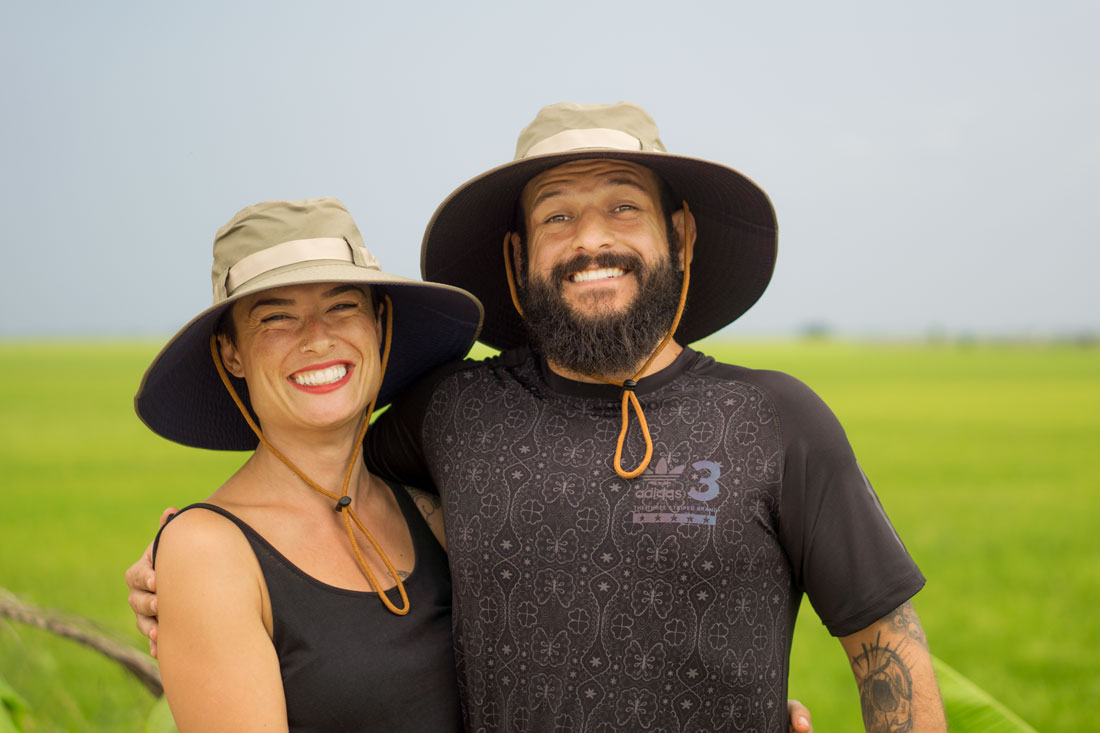
#> input picture openCV/img/PaoyLeo.jpg, 1100 x 733 px, found by its file name
$ python Project_01_OpenCV_20200203224628.py
#> lines starting #> are read from the running program, lines starting #| are printed output that depends on the picture
import cv2

img = cv2.imread("img/PaoyLeo.jpg", 1)
#> img is the input picture: shape (733, 1100, 3); mean B, G, R 113.6, 143.4, 147.5

resized = cv2.resize(img, (int(img.shape[1]/2), int(img.shape[0]*2)))
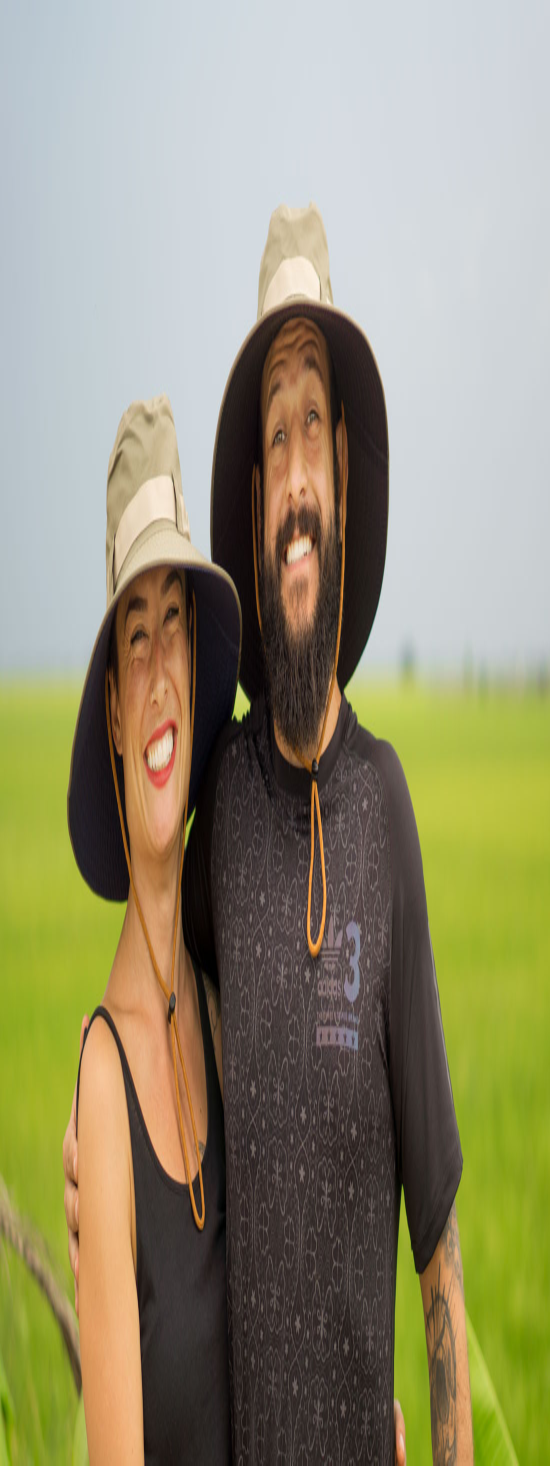
#> resized: shape (1466, 550, 3); mean B, G, R 113.6, 143.4, 147.5

cv2.imshow("LeoAndPao", resized)

cv2.waitKey(0)


cv2.destroyAllWindows()
